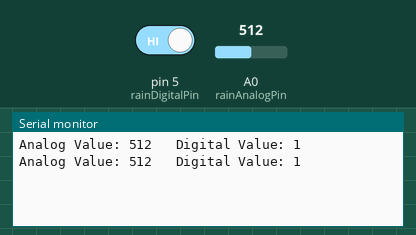
Recording of a sketch running on a simulated Arduino Uno, built with avr-gcc and run on an emulated ATmega328P. Parts: the last lines printed to the serial monitor. The inputs (shaded band) are chosen by the test bench; at power-on: A0 (rainAnalogPin) = 512, pin 5 (rainDigitalPin) HIGH.

Above: at 3.0 s.
3.1 s: A0 (rainAnalogPin) set to 716
At 5.0 s:
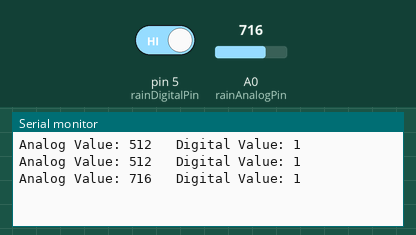
5.9 s: pin 5 (rainDigitalPin) driven LOW
At 7.8 s:
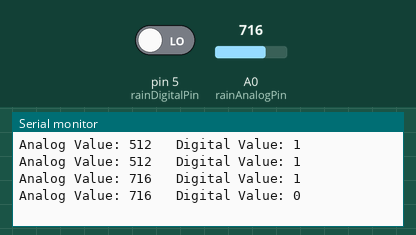
8.7 s: A0 (rainAnalogPin) set to 900
At 11.1 s:
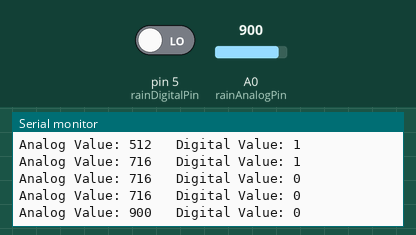
11.5 s: pin 5 (rainDigitalPin) driven HIGH
At 13.9 s:
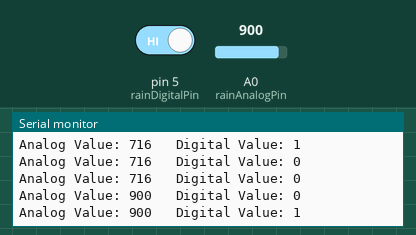
Timing chart, 0 to 15.3 s (numbered marks = the images above; inputs shaded):
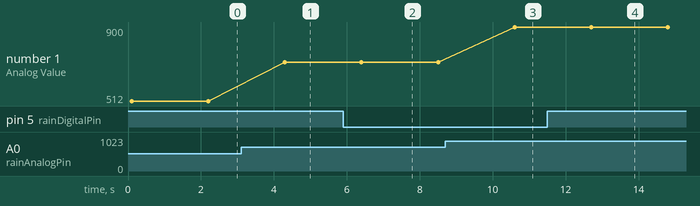

Measured:
- after the input at 3.1 s, the serial monitor: prints a new line after 1.2 s (image 1)
- after the input at 5.9 s, the serial monitor: prints a new line after 0.50 s (image 2)
- after the input at 8.7 s, the serial monitor: prints a new line after 1.9 s (image 3)
- after the input at 11.5 s, the serial monitor: prints a new line after 1.2 s (image 4)
- plotted number 1: 512 → 716 after the input at 3.1 s, 716 → 900 after the input at 8.7 s

The sketch:

Regensensor.ino
```cpp
/*
Project:  Raindrop Sensor - MH-RD / YL-83 / FC-37
Author:   Thomas Edlinger for www.edistechlab.com
Date:     Created 25.04.2021
Version:  V1.0
IDE:      Arduino IDE 1.8.13
 
Required Board (Tools -> Board -> Boards Manager...)
 - Board: esp8266 by ESP8266 Community   V2.7.4
 - Board: esp32   by Espressif Systems   V1.0.4

Wirering for the Module:
Modul       ESP32       ESP8266     UNO         Mega
VCC         D4/4        D2/4        4           4
GND         GND         GND         GND         GND
DO          D5/5        D1/5        5           5
AO          VP/A0/36    A0          A0          A0
*/

const int rainDigitalPin = 5;
const int rainAnalogPin = A0;
const int rainSensorPowerPin = 4;

void setup() {
  Serial.begin(115200);
  pinMode(rainDigitalPin, INPUT);
  pinMode(rainAnalogPin, INPUT);
  pinMode(rainSensorPowerPin, OUTPUT);
}

void loop() {
  digitalWrite(rainSensorPowerPin, HIGH); // Schaltet den Strom für den Sensor ein
  delay(100);
  int rainDigital = digitalRead(rainDigitalPin);
  int rainAnalog = analogRead(rainAnalogPin);

  Serial.print("Analog Value: ");
  Serial.print(rainAnalog);
  Serial.print("\t Digital Value: ");
  Serial.println(rainDigital);            // 0 = Regen / 1 = kein Regen

  digitalWrite(rainSensorPowerPin, LOW);  // Schaltet den Strom für den Sensor aus
  delay(2000);
}
```
